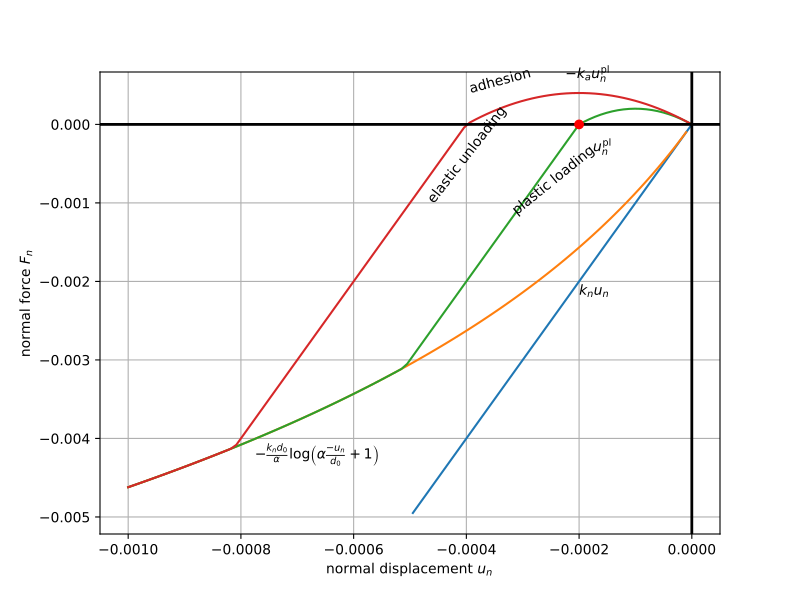

The script that drew this image:
import numpy, pylab, woo.dem
pylab.figure(figsize=(8,6),dpi=160)
xx=numpy.linspace(0,-1e-3,100)
xxShort=xx[xx>-5e-4]
uNPl=-2e-4
alpha,kn,d0=3.,1e1,1e-3
ka=.1*kn
law=woo.dem.Law2_L6Geom_PelletPhys_Pellet
def fn(uN,uNPl=0.):
   ft=max(law.yieldForce(uN=uN,d0=d0,kn=kn,alpha=alpha),(uN-uNPl)*kn)
   if ft<0: return ft
   else: return law.adhesionForce(uN,uNPl,ka=ka)
pylab.plot(xxShort,[kn*x for x in xxShort],label='elastic')
pylab.plot(xx,[fn(x) for x in xx],label='plastic surface')
pylab.plot(xx,[fn(x,uNPl) for x in xx])
pylab.plot(xx,[fn(x,2*uNPl) for x in xx])
pylab.xlabel('normal displacement $u_n$')
pylab.ylabel('normal force $F_n$')

pylab.axhline(0,color='black',linewidth=2)
pylab.axvline(0,color='black',linewidth=2)
pylab.annotate('$-k_a u_n^{\\rm pl}$',(uNPl,law.adhesionForce(uNPl,2*uNPl,ka=ka)),xytext=(-10,10),textcoords='offset points',)
unloadX=1.5*uNPl
angle=52
pylab.annotate(r'elastic unloading',(unloadX,kn*(unloadX-uNPl)),xytext=(-70,0),textcoords='offset points',rotation=angle)
pylab.annotate(r'plastic loading',(.5*unloadX,fn(.5*unloadX)),xytext=(-70,5),textcoords='offset points',rotation=39)
pylab.annotate(r'adhesion',(uNPl,law.adhesionForce(uNPl,2*uNPl,ka=ka)),xytext=(-80,0),textcoords='offset points',rotation=15)
pylab.annotate(r'$-\frac{k_n d_0}{\alpha}\log\left(\alpha\frac{-u_n}{d_0}+1\right)$',(4*uNPl,fn(4*uNPl)),xytext=(10,-10),textcoords='offset points')
pylab.annotate(r'$k_n u_n$',(uNPl,uNPl*kn),xytext=(0,-10),textcoords='offset points')
pylab.plot(uNPl,0,'ro')
pylab.annotate(r'$u_n^{\rm pl}$',(uNPl,0),xytext=(10,-20),textcoords='offset points')
pylab.grid(True)
